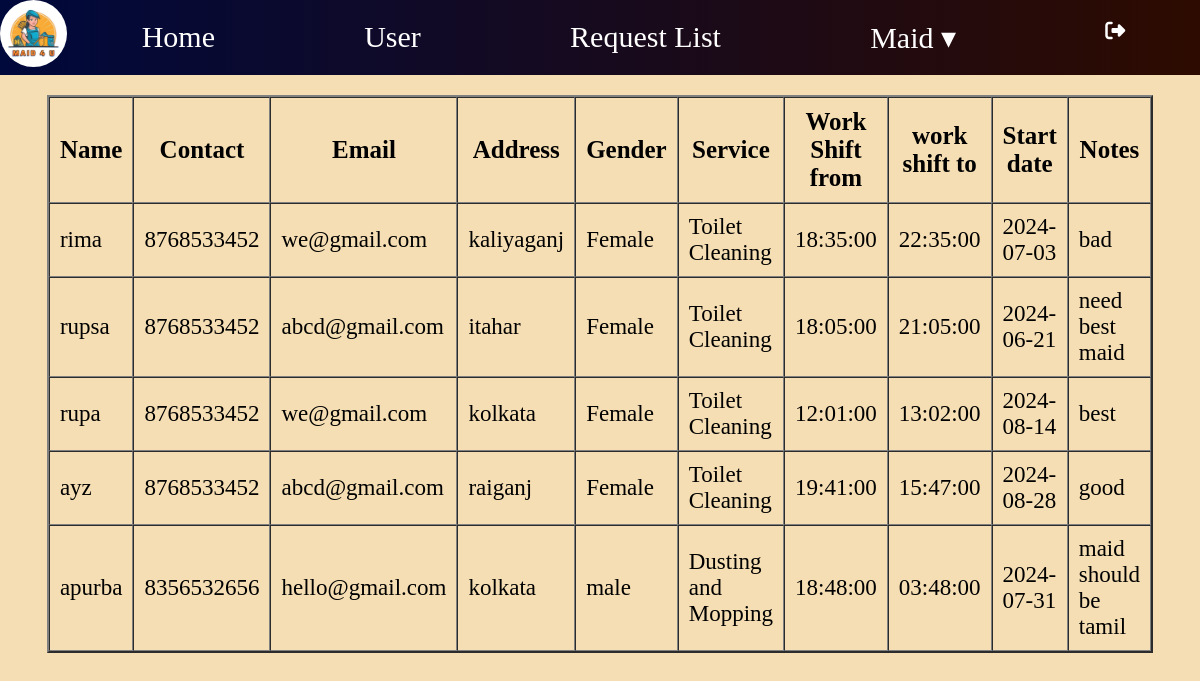
The app's page /myadmin/req.php with its own data.
### tables this page shows
CREATE TABLE `tblmaidbooking` (
  `id` int(11) NOT NULL,
  `fname` varchar(250) DEFAULT NULL,
  `number` bigint(10) DEFAULT NULL,
  `email` varchar(250) DEFAULT NULL,
  `address` varchar(250) DEFAULT NULL,
  `gender` varchar(50) DEFAULT NULL,
  `category` varchar(200) NOT NULL,
  `WorkingShiftFrom` time DEFAULT NULL,
  `WorkingShiftTo` time DEFAULT NULL,
  `startdate` date DEFAULT NULL,
  `notes` text DEFAULT NULL
);

### myadmin/req.php (the view)
<?php
include_once('./adhead.php');
$sql="SELECT* FROM tblmaidbooking";
$conn=mysqli_connect('localhost','root','','mhmsdb');
$result=mysqli_query($conn,$sql);
echo "<table border='2px' cellspacing='0' class='table' width='80%'>";
echo "<tr><th>Name</th><th>Contact</th><th>Email</th><th>Address</th><th>Gender</th><th>Service</th><th>Work Shift from</th><th>work shift to</th><th>Start date</th><th>Notes</th><tr/>";
while($row=mysqli_fetch_assoc($result)){
    ?>
     <tr>
        <td><?=$row['fname'] ?></td>
        <td><?=$row['number'] ?></td>
        <td><?=$row['email'] ?></td>
        <td><?=$row['address'] ?></td>
        <td><?=$row['gender'] ?></td>
        <td><?=$row['category'] ?></td>
        <td><?=$row['WorkingShiftFrom'] ?></td>
        <td><?=$row['WorkingShiftTo'] ?></td>
        <td><?=$row['startdate'] ?></td>
        <td><?=$row['notes'] ?></td>
     </tr>
<?php
}
echo "</table><br>";
?>

### myadmin/adhead.php (shortened to what this page needs)
<html>
<head>
    <link rel="stylesheet" href="../css/admin_panel.css">
    <link rel="stylesheet" href="https://cdnjs.cloudflare.com/ajax/libs/font-awesome/6.5.2/css/all.min.css" />
    <link rel="stylesheet" href="../css/adhead.css">
    <div class="menubar">
        <div class="header">
            <img src="../img/Logo2.jpg" class="logo">
            <ul>
                <li class="active"><a href="admin_panel.php" style="font-size: 30px;">Home</a></li>
                <li><a href="user.php" style="font-size:30px;">User</a></li>
                <li><a href="req.php" style="font-size:30px;">Request List</a></li>
                <li><a href="#" style="font-size: 30px;">Maid &#9662;</a>
                </li>
                         </ul>
                         <li><a href="./adminlogin.php"><i class="fas fa-sign-out-alt"></a></i>
            </li>
        </div>
    </div>
</head>
</html>

### css/admin_panel.css (style rules this page uses)
* { padding: 0; margin: 0; }

### css/adhead.css (style rules this page uses)
.menubar ul { display: flex; margin-top: 25x; }
.menubar ul li { margin: 10px auto; list-style: none; text-align: center; align-items: center; padding: 10px; }
.menubar ul li a { text-decoration: none; color: #ffffff; font-size: 20px; padding: 5px 40px; width: 150px; }

### myadmin/adhead.php (style rules this page uses)
.table th { font-size: 25px; padding: 10px; }
.table td { font-size: 23px; padding: 10px; }
.table { margin: auto; margin-top: 20px; }
.logo { width: 67px; height: 67px; float: left; margin-top: 0; display: flex; border-radius: 54%; }
.menubar { background: linear-gradient(to right, #00093c, #2d0b00); }

### records on screen
tblmaidbooking: fname "rima", number "8768533452", email "we@gmail.com", address "kaliyaganj", gender "Female", category "Toilet Cleaning", WorkingShiftFrom "18:35:00", WorkingShiftTo "22:35:00", startdate "2024-07-03", notes "bad"
tblmaidbooking: fname "rupsa", number "8768533452", email "abcd@gmail.com", address "itahar", gender "Female", category "Toilet Cleaning", WorkingShiftFrom "18:05:00", WorkingShiftTo "21:05:00", startdate "2024-06-21", notes "need best maid"
tblmaidbooking: fname "rupa", number "8768533452", email "we@gmail.com", address "kolkata", gender "Female", category "Toilet Cleaning", WorkingShiftFrom "12:01:00", WorkingShiftTo "13:02:00", startdate "2024-08-14", notes "best"
tblmaidbooking: fname "ayz", number "8768533452", email "abcd@gmail.com", address "raiganj", gender "Female", category "Toilet Cleaning", WorkingShiftFrom "19:41:00", WorkingShiftTo "15:47:00", startdate "2024-08-28", notes "good"
tblmaidbooking: fname "apurba", number "8356532656", email "hello@gmail.com", address "kolkata", gender "male", category "Dusting and Mopping", WorkingShiftFrom "18:48:00", WorkingShiftTo "03:48:00", startdate "2024-07-31", notes "maid should be tamil"
